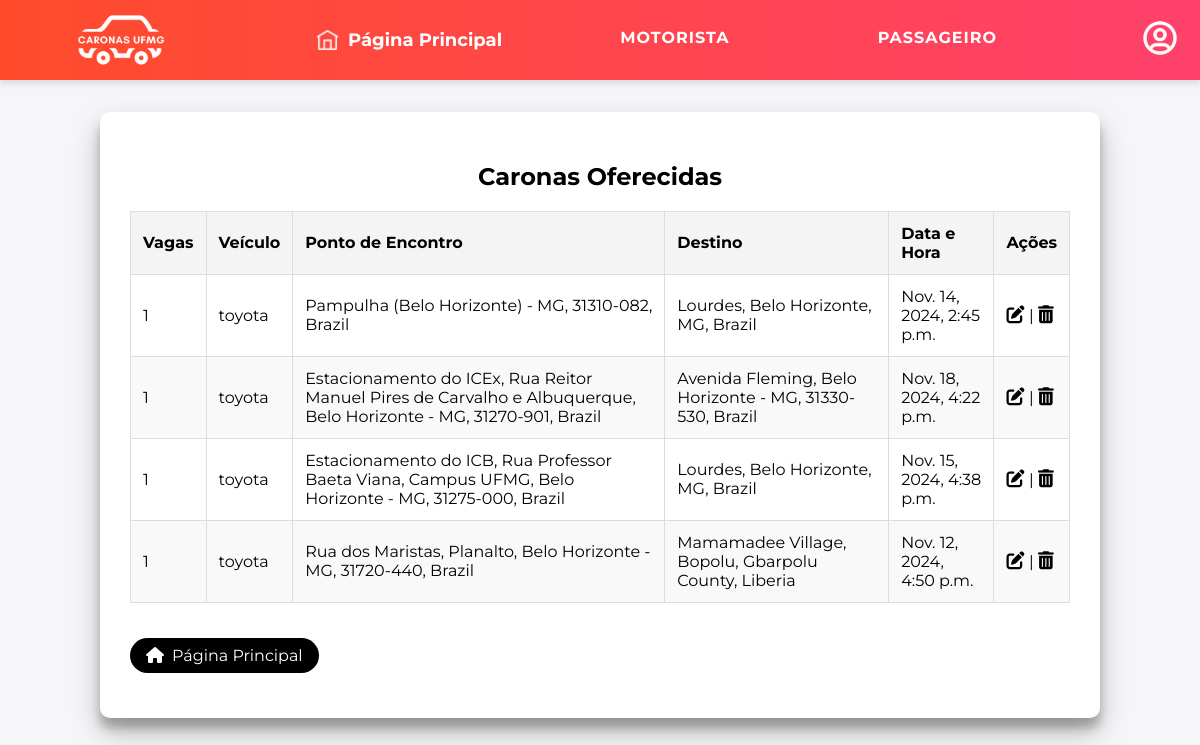
The app's page /visualizar_caronas/ (signed in), older data.
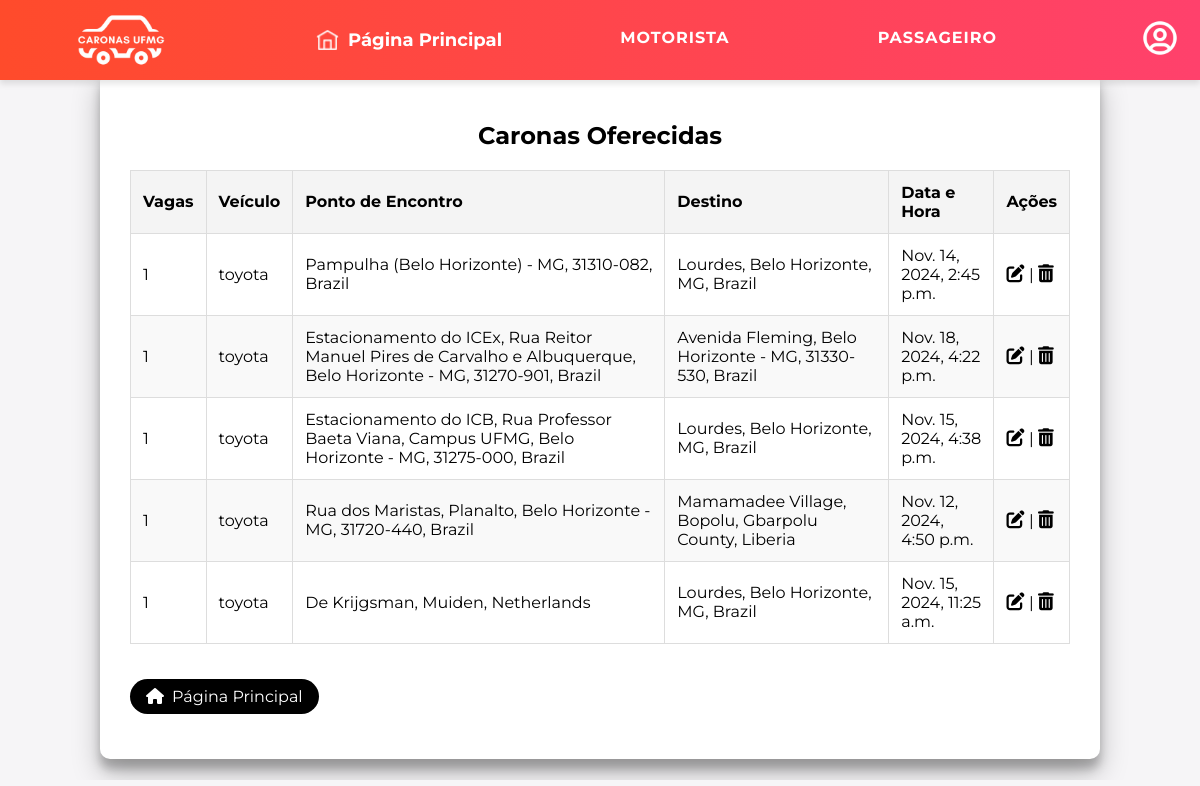
The same page, newer data.
### polls/models.py (models this page shows, shortened)
class Carona(models.Model):
    cpf_motorista = models.ForeignKey('Usuario', on_delete=models.CASCADE)  # Chave estrangeira para Usuario
    quantidade = models.IntegerField()
    veiculo = models.ForeignKey('Veiculo', on_delete=models.CASCADE)  # Chave estrangeira para Veiculo
    ponto_encontro = models.CharField(max_length=255)
    destino = models.CharField(max_length=255)
    data_hora = models.DateTimeField()  # Campo para data e hora

class Veiculo(models.Model):
    cpf_motorista = models.ForeignKey('Usuario', on_delete=models.CASCADE, default='0.00000000')  # Chave estrangeira para Usuario
    placa = models.CharField(max_length=7, primary_key=True)  # A placa será a chave primária, portanto, deve ser única
    modelo = models.CharField(max_length=50)  # Campo para o modelo do veículo
    cor = models.CharField(max_length=20)  # Campo para a cor do veículo

### polls/views.py (the view)
# urls.py: path('visualizar_caronas/', views.visualizar_caronas, name='visualizar_caronas'),
def visualizar_caronas(request):
    cpf = request.session['cpf']
    try: veiculo = Veiculo.objects.get(cpf_motorista = cpf)
    except Veiculo.DoesNotExist : return HttpResponse("Nenhum veículo cadastrado nesse CPF")
    caronas = Carona.objects.filter(cpf_motorista = cpf)
    return render(request, 'mysite/visualizarcaronas.html', {'caronas': caronas})

### polls/templates/mysite/visualizarcaronas.html (shortened to what this page needs)
{% extends 'mysite/base.html' %}
{% load static %}
{% block extra_css %}
    <link rel="stylesheet" href="{% static 'css/visualizarcarona.css' %}">
	<link rel="stylesheet" href="https://cdnjs.cloudflare.com/ajax/libs/font-awesome/6.0.0-beta3/css/all.min.css">
{% endblock %}
{% block content %}
    <main>
        <h2>Caronas Oferecidas</h2>
        {% if caronas %}
            <div class="table-container">
                <table>
                    <thead>
                        <tr>
                            <th>Vagas</th>
                            <th>Veículo</th>
                            <th>Ponto de Encontro</th>
                            <th>Destino</th>
                            <th>Data e Hora</th>
                            <th>Ações</th>
                        </tr>
                    </thead>
                    <tbody>
                        {% for carona in caronas %}
                            <tr class="carona-row">
                                <td>{{ carona.quantidade }}</td>
                                <td>{{ carona.veiculo.modelo}}</td>
                                <td>{{ carona.ponto_encontro }}</td>
                                <td>{{ carona.destino }}</td>
                                <td>{{ carona.data_hora }}</td>
                                <td>
                                    <a href="{% url 'editar_carona' carona.id %}">
                                        <i class="fas fa-edit"></i>
                                    </a> |
                                    <a href="#" onclick="showPopup({{ carona.id }})">
                                        <i class="fas fa-trash-alt"></i>
                                    </a>
                                </td>
                            </tr>
                        {% endfor %}
                    </tbody>
                </table>
            </div>
        {% else %}
            <p>Você não tem nenhuma carona oferecida no momento :).</p>
        {% endif %}
        <a href="{% url 'home' %}" class="home-link">
			<i class="fas fa-home"></i> Página Principal
		</a>
    </main>
{% endblock %}

Row changes from the older to the newer data that the page shows:
added Carona: quantidade "1", veiculo.modelo "toyota", ponto_encontro "De Krijgsman, Muiden, Netherlands", destino "Lourdes, Belo Horizonte, MG, Brazil", data_hora "Nov. 15, 2024, 11:25 a.m."
